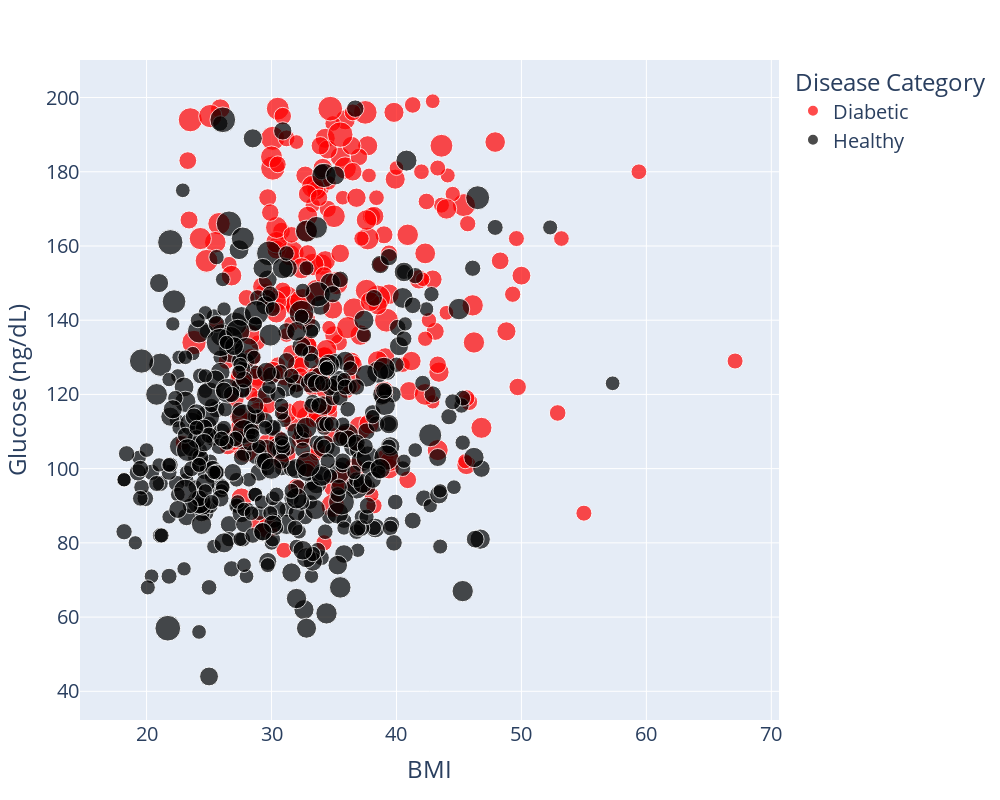

This figure's notebook cell:
### Markdown cell above
## Ploty 
---

Ploty is a package originally developed in JavaScript for creating interactive visualizations, but was recently developed as a python package. There are two flavors of Plotly- Plotly express, and Ploty graph objects (GO). The core purpose of Plotly is creating interactive figures (see this post for demonstration). I'm mentioning it here, however because plotly express offers a familiar syntax logic and can create really nice static images as well. We'll create a similar scatter plot as before so you can see the default comparison. We'll also add a "size " parameter that will alter the size of each point based on the 'Age" column.

### Code cell
fig = px.scatter(diab,
     x='BMI', y='Glucose', size='Age'
    color='disease_category',color_discrete_map= {'Diabetic': 'red', 'Healthy': 'black'},
    width=1000, height=800,)

fig.update_layout(
    font_size=20, 
    xaxis_title="BMI", 
    yaxis_title="Glucose (ng/dL)", 
    legend_title="Disease Category")

fig.show()

### Figure 1 — Plotly figure (JSON) as saved in the notebook; plotly's stock layout.template omitted (floating-point values rounded to 4 significant figures; data arrays with more than 128 entries replaced by an {"elided": "..."} marker saying what was removed)
{"data": [{"hovertemplate": "disease_category=Diabetic<br>BMI=%{x}<br>Glucose=%{y}<br>Age=%{marker.size}<extra></extra>", "legendgroup": "Diabetic", "marker": {"color": "red", "size": {"elided": "251 int values"}, "sizemode": "area", "sizeref": 0.2025, "symbol": "circle"}, "mode": "markers", "name": "Diabetic", "orientation": "v", "showlegend": true, "type": "scatter", "x": {"elided": "251 float values"}, "xaxis": "x", "y": {"elided": "251 float values"}, "yaxis": "y"}, {"hovertemplate": "disease_category=Healthy<br>BMI=%{x}<br>Glucose=%{y}<br>Age=%{marker.size}<extra></extra>", "legendgroup": "Healthy", "marker": {"color": "black", "size": {"elided": "478 int values"}, "sizemode": "area", "sizeref": 0.2025, "symbol": "circle"}, "mode": "markers", "name": "Healthy", "orientation": "v", "showlegend": true, "type": "scatter", "x": {"elided": "478 float values"}, "xaxis": "x", "y": {"elided": "478 float values"}, "yaxis": "y"}], "layout": {"font": {"size": 20}, "height": 800, "legend": {"itemsizing": "constant", "title": {"text": "Disease Category"}, "tracegroupgap": 0}, "margin": {"t": 60}, "width": 1000, "xaxis": {"anchor": "y", "domain": [0, 1], "title": {"text": "BMI"}}, "yaxis": {"anchor": "x", "domain": [0, 1], "title": {"text": "Glucose (ng/dL)"}}}}
